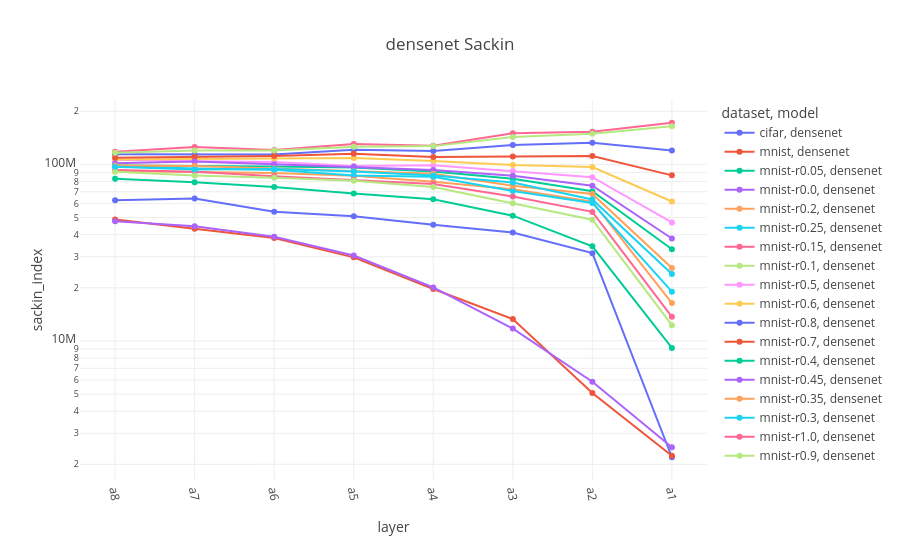

The code cell stored with this chart in its notebook:
### Code cell
fig = px.line(densenet, x="layer", y="sackin_index", color="dataset", symbol="model", color_discrete_sequence=px.colors.qualitative.Plotly, title="densenet Sackin")
fig.update_xaxes(tickangle=80)
fig.update_yaxes(type="log")

### Figure 1 — Plotly figure (JSON) as saved in the notebook; plotly's stock layout.template omitted (floating-point values rounded to 4 significant figures)
{"data": [{"hovertemplate": "dataset=cifar<br>model=densenet<br>layer=%{x}<br>sackin_index=%{y}<extra></extra>", "legendgroup": "cifar, densenet", "line": {"color": "#636EFA", "dash": "solid"}, "marker": {"symbol": "circle"}, "mode": "lines+markers", "name": "cifar, densenet", "orientation": "v", "showlegend": true, "type": "scatter", "x": ["a8", "a7", "a6", "a5", "a4", "a3", "a2", "a1"], "xaxis": "x", "y": [62630000.0, 64080000.0, 53930000.0, 50790000.0, 45570000.0, 41150000.0, 31440000.0, 2193000.0], "yaxis": "y"}, {"hovertemplate": "dataset=mnist<br>model=densenet<br>layer=%{x}<br>sackin_index=%{y}<extra></extra>", "legendgroup": "mnist, densenet", "line": {"color": "#EF553B", "dash": "solid"}, "marker": {"symbol": "circle"}, "mode": "lines+markers", "name": "mnist, densenet", "orientation": "v", "showlegend": true, "type": "scatter", "x": ["a8", "a7", "a6", "a5", "a4", "a3", "a2", "a1"], "xaxis": "x", "y": [48740000.0, 43210000.0, 38350000.0, 29760000.0, 19700000.0, 13310000.0, 5073000.0, 2236000.0], "yaxis": "y"}, {"hovertemplate": "dataset=mnist-r0.05<br>model=densenet<br>layer=%{x}<br>sackin_index=%{y}<extra></extra>", "legendgroup": "mnist-r0.05, densenet", "line": {"color": "#00CC96", "dash": "solid"}, "marker": {"symbol": "circle"}, "mode": "lines+markers", "name": "mnist-r0.05, densenet", "orientation": "v", "showlegend": true, "type": "scatter", "x": ["a8", "a7", "a6", "a5", "a4", "a3", "a2", "a1"], "xaxis": "x", "y": [82940000.0, 79370000.0, 74510000.0, 68420000.0, 63470000.0, 51250000.0, 34360000.0, 9126000.0], "yaxis": "y"}, {"hovertemplate": "dataset=mnist-r0.0<br>model=densenet<br>layer=%{x}<br>sackin_index=%{y}<extra></extra>", "legendgroup": "mnist-r0.0, densenet", "line": {"color": "#AB63FA", "dash": "solid"}, "marker": {"symbol": "circle"}, "mode": "lines+markers", "name": "mnist-r0.0, densenet", "orientation": "v", "showlegend": true, "type": "scatter", "x": ["a8", "a7", "a6", "a5", "a4", "a3", "a2", "a1"], "xaxis": "x", "y": [47730000.0, 44650000.0, 38980000.0, 30500000.0, 20100000.0, 11750000.0, 5874000.0, 2502000.0], "yaxis": "y"}, {"hovertemplate": "dataset=mnist-r0.2<br>model=densenet<br>layer=%{x}<br>sackin_index=%{y}<extra></extra>", "legendgroup": "mnist-r0.2, densenet", "line": {"color": "#FFA15A", "dash": "solid"}, "marker": {"symbol": "circle"}, "mode": "lines+markers", "name": "mnist-r0.2, densenet", "orientation": "v", "showlegend": true, "type": "scatter", "x": ["a8", "a7", "a6", "a5", "a4", "a3", "a2", "a1"], "xaxis": "x", "y": [91910000.0, 90450000.0, 89510000.0, 86200000.0, 79890000.0, 72310000.0, 61590000.0, 16380000.0], "yaxis": "y"}, {"hovertemplate": "dataset=mnist-r0.25<br>model=densenet<br>layer=%{x}<br>sackin_index=%{y}<extra></extra>", "legendgroup": "mnist-r0.25, densenet", "line": {"color": "#19D3F3", "dash": "solid"}, "marker": {"symbol": "circle"}, "mode": "lines+markers", "name": "mnist-r0.25, densenet", "orientation": "v", "showlegend": true, "type": "scatter", "x": ["a8", "a7", "a6", "a5", "a4", "a3", "a2", "a1"], "xaxis": "x", "y": [98050000.0, 94890000.0, 93340000.0, 86590000.0, 85260000.0, 70710000.0, 60490000.0, 19020000.0], "yaxis": "y"}, {"hovertemplate": "dataset=mnist-r0.15<br>model=densenet<br>layer=%{x}<br>sackin_index=%{y}<extra></extra>", "legendgroup": "mnist-r0.15, densenet", "line": {"color": "#FF6692", "dash": "solid"}, "marker": {"symbol": "circle"}, "mode": "lines+markers", "name": "mnist-r0.15, densenet", "orientation": "v", "showlegend": true, "type": "scatter", "x": ["a8", "a7", "a6", "a5", "a4", "a3", "a2", "a1"], "xaxis": "x", "y": [93150000.0, 90970000.0, 85730000.0, 81930000.0, 77570000.0, 65790000.0, 53850000.0, 13700000.0], "yaxis": "y"}, {"hovertemplate": "dataset=mnist-r0.1<br>model=densenet<br>layer=%{x}<br>sackin_index=%{y}<extra></extra>", "legendgroup": "mnist-r0.1, densenet", "line": {"color": "#B6E880", "dash": "solid"}, "marker": {"symbol": "circle"}, "mode": "lines+markers", "name": "mnist-r0.1, densenet", "orientation": "v", "showlegend": true, "type": "scatter", "x": ["a8", "a7", "a6", "a5", "a4", "a3", "a2", "a1"], "xaxis": "x", "y": [91030000.0, 86640000.0, 83980000.0, 80790000.0, 74540000.0, 60350000.0, 48660000.0, 12290000.0], "yaxis": "y"}, {"hovertemplate": "dataset=mnist-r0.5<br>model=densenet<br>layer=%{x}<br>sackin_index=%{y}<extra></extra>", "legendgroup": "mnist-r0.5, densenet", "line": {"color": "#FF97FF", "dash": "solid"}, "marker": {"symbol": "circle"}, "mode": "lines+markers", "name": "mnist-r0.5, densenet", "orientation": "v", "showlegend": true, "type": "scatter", "x": ["a8", "a7", "a6", "a5", "a4", "a3", "a2", "a1"], "xaxis": "x", "y": [106400000.0, 104300000.0, 103300000.0, 97980000.0, 98850000.0, 91770000.0, 84660000.0, 46920000.0], "yaxis": "y"}, {"hovertemplate": "dataset=mnist-r0.6<br>model=densenet<br>layer=%{x}<br>sackin_index=%{y}<extra></extra>", "legendgroup": "mnist-r0.6, densenet", "line": {"color": "#FECB52", "dash": "solid"}, "marker": {"symbol": "circle"}, "mode": "lines+markers", "name": "mnist-r0.6, densenet", "orientation": "v", "showlegend": true, "type": "scatter", "x": ["a8", "a7", "a6", "a5", "a4", "a3", "a2", "a1"], "xaxis": "x", "y": [106600000.0, 107200000.0, 108000000.0, 108700000.0, 104500000.0, 99180000.0, 96770000.0, 61670000.0], "yaxis": "y"}, {"hovertemplate": "dataset=mnist-r0.8<br>model=densenet<br>layer=%{x}<br>sackin_index=%{y}<extra></extra>", "legendgroup": "mnist-r0.8, densenet", "line": {"color": "#636EFA", "dash": "solid"}, "marker": {"symbol": "circle"}, "mode": "lines+markers", "name": "mnist-r0.8, densenet", "orientation": "v", "showlegend": true, "type": "scatter", "x": ["a8", "a7", "a6", "a5", "a4", "a3", "a2", "a1"], "xaxis": "x", "y": [114200000.0, 114000000.0, 113800000.0, 121000000.0, 119100000.0, 128700000.0, 132900000.0, 120000000.0], "yaxis": "y"}, {"hovertemplate": "dataset=mnist-r0.7<br>model=densenet<br>layer=%{x}<br>sackin_index=%{y}<extra></extra>", "legendgroup": "mnist-r0.7, densenet", "line": {"color": "#EF553B", "dash": "solid"}, "marker": {"symbol": "circle"}, "mode": "lines+markers", "name": "mnist-r0.7, densenet", "orientation": "v", "showlegend": true, "type": "scatter", "x": ["a8", "a7", "a6", "a5", "a4", "a3", "a2", "a1"], "xaxis": "x", "y": [109100000.0, 110100000.0, 111600000.0, 115100000.0, 110300000.0, 111000000.0, 111500000.0, 86720000.0], "yaxis": "y"}, {"hovertemplate": "dataset=mnist-r0.4<br>model=densenet<br>layer=%{x}<br>sackin_index=%{y}<extra></extra>", "legendgroup": "mnist-r0.4, densenet", "line": {"color": "#00CC96", "dash": "solid"}, "marker": {"symbol": "circle"}, "mode": "lines+markers", "name": "mnist-r0.4, densenet", "orientation": "v", "showlegend": true, "type": "scatter", "x": ["a8", "a7", "a6", "a5", "a4", "a3", "a2", "a1"], "xaxis": "x", "y": [98590000.0, 98270000.0, 97200000.0, 95930000.0, 91080000.0, 82980000.0, 70570000.0, 33070000.0], "yaxis": "y"}, {"hovertemplate": "dataset=mnist-r0.45<br>model=densenet<br>layer=%{x}<br>sackin_index=%{y}<extra></extra>", "legendgroup": "mnist-r0.45, densenet", "line": {"color": "#AB63FA", "dash": "solid"}, "marker": {"symbol": "circle"}, "mode": "lines+markers", "name": "mnist-r0.45, densenet", "orientation": "v", "showlegend": true, "type": "scatter", "x": ["a8", "a7", "a6", "a5", "a4", "a3", "a2", "a1"], "xaxis": "x", "y": [101600000.0, 103800000.0, 100400000.0, 96910000.0, 93080000.0, 86150000.0, 75830000.0, 38030000.0], "yaxis": "y"}, {"hovertemplate": "dataset=mnist-r0.35<br>model=densenet<br>layer=%{x}<br>sackin_index=%{y}<extra></extra>", "legendgroup": "mnist-r0.35, densenet", "line": {"color": "#FFA15A", "dash": "solid"}, "marker": {"symbol": "circle"}, "mode": "lines+markers", "name": "mnist-r0.35, densenet", "orientation": "v", "showlegend": true, "type": "scatter", "x": ["a8", "a7", "a6", "a5", "a4", "a3", "a2", "a1"], "xaxis": "x", "y": [98490000.0, 98080000.0, 94760000.0, 91610000.0, 88440000.0, 75790000.0, 67930000.0, 25870000.0], "yaxis": "y"}, {"hovertemplate": "dataset=mnist-r0.3<br>model=densenet<br>layer=%{x}<br>sackin_index=%{y}<extra></extra>", "legendgroup": "mnist-r0.3, densenet", "line": {"color": "#19D3F3", "dash": "solid"}, "marker": {"symbol": "circle"}, "mode": "lines+markers", "name": "mnist-r0.3, densenet", "orientation": "v", "showlegend": true, "type": "scatter", "x": ["a8", "a7", "a6", "a5", "a4", "a3", "a2", "a1"], "xaxis": "x", "y": [97130000.0, 93610000.0, 94260000.0, 91120000.0, 86610000.0, 79010000.0, 63290000.0, 23930000.0], "yaxis": "y"}, {"hovertemplate": "dataset=mnist-r1.0<br>model=densenet<br>layer=%{x}<br>sackin_index=%{y}<extra></extra>", "legendgroup": "mnist-r1.0, densenet", "line": {"color": "#FF6692", "dash": "solid"}, "marker": {"symbol": "circle"}, "mode": "lines+markers", "name": "mnist-r1.0, densenet", "orientation": "v", "showlegend": true, "type": "scatter", "x": ["a8", "a7", "a6", "a5", "a4", "a3", "a2", "a1"], "xaxis": "x", "y": [118000000.0, 125700000.0, 120800000.0, 130400000.0, 127800000.0, 150100000.0, 153400000.0, 172300000.0], "yaxis": "y"}, {"hovertemplate": "dataset=mnist-r0.9<br>model=densenet<br>layer=%{x}<br>sackin_index=%{y}<extra></extra>", "legendgroup": "mnist-r0.9, densenet", "line": {"color": "#B6E880", "dash": "solid"}, "marker": {"symbol": "circle"}, "mode": "lines+markers", "name": "mnist-r0.9, densenet", "orientation": "v", "showlegend": true, "type": "scatter", "x": ["a8", "a7", "a6", "a5", "a4", "a3", "a2", "a1"], "xaxis": "x", "y": [116600000.0, 119700000.0, 119800000.0, 126100000.0, 127000000.0, 143200000.0, 149000000.0, 164600000.0], "yaxis": "y"}], "layout": {"legend": {"title": {"text": "dataset, model"}, "tracegroupgap": 0}, "title": {"text": "densenet Sackin"}, "xaxis": {"anchor": "y", "domain": [0, 1], "tickangle": 80, "title": {"text": "layer"}}, "yaxis": {"anchor": "x", "domain": [0, 1], "title": {"text": "sackin_index"}, "type": "log"}}}
